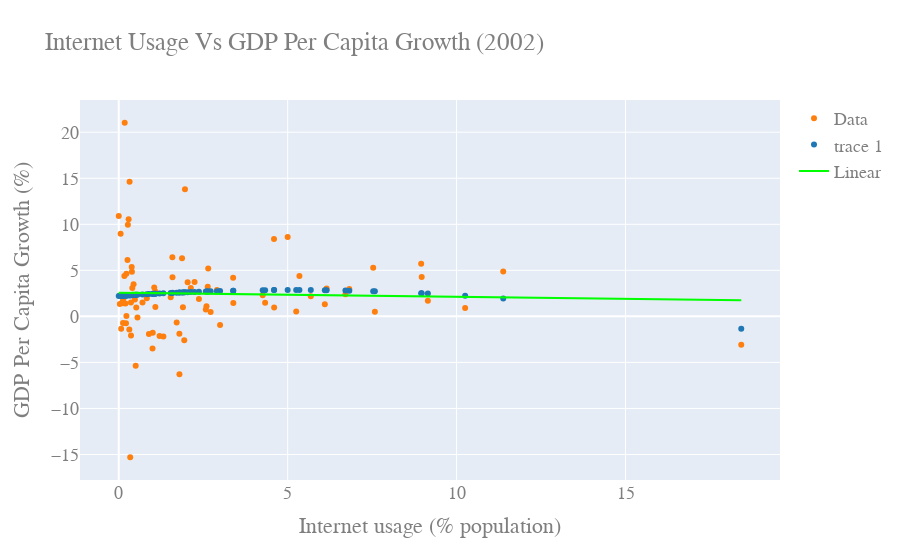

Notebook code cell kept with this figure:
### Code cell
slopeGDP_PC_G02, interceptGDP_PC_G02, r_valueGDP_PC_G02, p_valueGDP_PC_G02, std_errGDP_PC_G02 = stats.linregress(IU02,GDP_PC_G02)
lineGDP_PC_G02 = slopeGDP_PC_G02*IU02+interceptGDP_PC_G02


#use 3rd order due to up curve at IU-0
#p1 = np.polyfit(IU02,GDP_PC_G02,3)

p8 = np.polyfit(IU02,GDP_PC_G02,2)

yfit8 = p8[0]*IU02**2+p8[1]*IU02**1+p8[2]



yresid8 = GDP_PC_G02 - yfit8

SSresid8 = sum(pow(yresid6,2))

SStotal8 = len(GDP_PC_G02)*statistics.variance(GDP_PC_G02)

rsq8 = 1 - SSresid6/SStotal6

y8resid = GDP_PC_G02 - lineGDP_PC_G02


SS8resid = sum(pow(y8resid,2))

SS8total = len(GDP_PC_G02)*statistics.variance(GDP_PC_G02)

rsq_8 = 1 - SS8resid/SS8total

print("R^2 value for linear fit: " +str(rsq_8))
#print("Model Coefficients: "+str(slopeGDP_PC_G02)+" , "+str(interceptGDP_PC_G02))
print("Model Coefficients: ["+str(slopeGDP_PC_G02)+","+str(interceptGDP_PC_G02)+"]")
print("Correlation coefficient: "+str(np.corrcoef(IU02,GDP_PC_G02)[0][1]))

print("R^2 value for fit: " +str(rsq8))
#print("Model Coefficients: ["+str(slopeGDP_PC_G02)+" , "+str(interceptGDP_PC_G02)+"]")
print("Model Coefficients: "+str(p8))
print("Correlation coefficient: "+str(np.corrcoef(IU02,GDP_PC_G02)[0][1]))





figGDP_PC_G02 = go.Figure()

figGDP_PC_G02.add_trace(go.Scatter(
    x= IU02,
    y= GDP_PC_G02,
    mode='markers',      # this sets its legend entry
    marker=go.Marker(color='rgb(255, 127, 14)'),
    name="Data",
    text=Country_Name,
    textposition="top center"
))

figGDP_PC_G02.add_trace(go.Scatter(
    x=IU02,
    #y=lineGDP_PC_G02,
    y=np.polyval(p8,IU02),
    mode='markers',
    marker=go.Marker(color='rgb(31, 119, 180)'),
    #name="y=" +str(1.02449924)+"x^2-"+str(34.18513794)+"x"+str(273.79980863)
))

figGDP_PC_G02.add_trace(go.Scatter(
    x=IU02,
    y=lineGDP_PC_G02,
    #y=np.polyval(p1,IU02),
    mode='lines',
    marker=go.Marker(color='rgb(0, 255, 0)'),
    name="Linear"
))

figGDP_PC_G02.update_layout(
    title="Internet Usage Vs GDP Per Capita Growth (2002)",
    xaxis_title="Internet usage (% population)",
    yaxis_title="GDP Per Capita Growth (%)",
    font=dict(
        family="Courier New, monospace",
        size=18,
        color="#7f7f7f"
    )
)

figGDP_PC_G02.show()

### Figure 1 — Plotly figure (JSON) as saved in the notebook; plotly's stock layout.template omitted (floating-point values rounded to 4 significant figures)
{"data": [{"marker": {"color": "rgb(255, 127, 14)"}, "mode": "markers", "name": "Data", "text": ["Albania", "Algeria", "Angola", "Armenia", "Azerbaijan", "Bangladesh", "Belarus", "Belize", "Benin", "Bosnia and Herzegovina", "Botswana", "Brazil", "Burkina Faso", "Burundi", "Cambodia", "Cameroon", "Central African Republic", "Chad", "China", "Colombia", "Comoros", "Dominica", "Dominican Republic", "Ecuador", "Egypt", "El Salvador", "Equatorial Guinea", "Ethiopia", "Fiji", "Gabon", "Gambia", "Georgia", "Ghana", "Guatemala", "Guinea", "Haiti", "Honduras", "India", "Indonesia", "Jamaica", "Kenya", "Kyrgyzstan", "Lesotho", "Liberia", "Madagascar", "Malawi", "Maldives", "Mali", "Mauritania", "Mauritius", "Mongolia", "Morocco", "Mozambique", "Myanmar", "Namibia", "Nepal", "Nicaragua", "Niger", "Pakistan", "Papua New Guinea", "Paraguay", "Peru", "Philippines", "Rwanda", "Samoa", "Sao Tome and Principe", "Senegal", "Sierra Leone", "Solomon Islands", "South Africa", "Sri Lanka", "Sudan", "Tajikistan", "Thailand", "Togo", "Tonga", "Tunisia", "Turkey", "Uganda", "Ukraine", "Uzbekistan", "Yemen", "Zambia"], "textposition": "top center", "type": "scatter", "x": [0.3901, 1.592, 0.2704, 1.96, 5.0, 0.1399, 8.951, 5.684, 0.7029, 2.648, 3.386, 9.149, 0.201, 0.1182, 0.227, 0.3609, 0.1285, 0.1661, 4.596, 4.6, 0.5549, 18.42, 6.824, 4.261, 2.72, 1.9, 0.3212, 0.0724, 6.153, 1.94, 1.797, 1.588, 0.8303, 3.392, 0.402, 0.8934, 2.597, 1.538, 2.134, 6.1, 1.208, 2.999, 1.084, 0.03271, 0.3397, 0.2151, 5.348, 0.227, 0.3632, 10.25, 2.04, 2.373, 0.2596, 0.0004265, 2.634, 0.313, 1.715, 0.1272, 2.577, 1.322, 1.795, 8.967, 4.332, 0.2928, 2.245, 7.581, 1.006, 0.1762, 0.5019, 6.71, 1.05, 0.4395, 0.05546, 7.531, 1, 2.907, 5.253, 11.38, 0.3841, 1.874, 1.082, 0.5188, 0.4778], "y": [4.854, 4.262, 9.944, 13.81, 8.625, 1.96, 5.716, 2.189, 1.508, 5.191, 4.205, 1.709, 1.395, 1.665, 4.62, 1.505, 1.433, 4.387, 8.402, 0.9507, -0.1171, -3.074, 2.982, 2.285, 0.4818, 0.9823, 14.61, -1.355, 3.031, -2.596, -6.294, 6.424, 1.974, 1.451, 3.095, -1.907, 1.099, 2.065, 3.091, 1.31, -2.144, -0.9309, 1.017, 1.334, -15.3, -0.7455, 4.395, 0.04169, -2.078, 0.9119, 3.718, 1.894, 6.132, 10.91, 3.212, -1.413, -0.6738, -0.707, 0.7594, -2.189, -1.892, 4.28, 1.49, 10.56, 3.744, 0.5077, -1.769, 21.03, -5.364, 2.398, 3.142, 3.498, 8.969, 5.271, -3.486, 2.86, 0.5286, 4.873, 5.37, 6.3, 2.709, 0.9749, 1.844]}, {"marker": {"color": "rgb(31, 119, 180)"}, "mode": "markers", "type": "scatter", "x": [0.3901, 1.592, 0.2704, 1.96, 5.0, 0.1399, 8.951, 5.684, 0.7029, 2.648, 3.386, 9.149, 0.201, 0.1182, 0.227, 0.3609, 0.1285, 0.1661, 4.596, 4.6, 0.5549, 18.42, 6.824, 4.261, 2.72, 1.9, 0.3212, 0.0724, 6.153, 1.94, 1.797, 1.588, 0.8303, 3.392, 0.402, 0.8934, 2.597, 1.538, 2.134, 6.1, 1.208, 2.999, 1.084, 0.03271, 0.3397, 0.2151, 5.348, 0.227, 0.3632, 10.25, 2.04, 2.373, 0.2596, 0.0004265, 2.634, 0.313, 1.715, 0.1272, 2.577, 1.322, 1.795, 8.967, 4.332, 0.2928, 2.245, 7.581, 1.006, 0.1762, 0.5019, 6.71, 1.05, 0.4395, 0.05546, 7.531, 1, 2.907, 5.253, 11.38, 0.3841, 1.874, 1.082, 0.5188, 0.4778], "y": [2.312, 2.552, 2.285, 2.612, 2.858, 2.254, 2.519, 2.853, 2.381, 2.707, 2.783, 2.482, 2.268, 2.248, 2.274, 2.306, 2.251, 2.26, 2.851, 2.851, 2.349, -1.331, 2.794, 2.839, 2.715, 2.603, 2.296, 2.237, 2.836, 2.609, 2.587, 2.552, 2.408, 2.783, 2.315, 2.421, 2.7, 2.543, 2.638, 2.839, 2.483, 2.746, 2.459, 2.228, 2.301, 2.272, 2.859, 2.274, 2.306, 2.244, 2.624, 2.672, 2.282, 2.22, 2.705, 2.295, 2.573, 2.251, 2.698, 2.504, 2.586, 2.516, 2.842, 2.29, 2.654, 2.721, 2.444, 2.262, 2.338, 2.803, 2.453, 2.324, 2.233, 2.727, 2.443, 2.736, 2.859, 1.94, 2.311, 2.599, 2.459, 2.341, 2.332]}, {"marker": {"color": "rgb(0, 255, 0)"}, "mode": "lines", "name": "Linear", "type": "scatter", "x": [0.3901, 1.592, 0.2704, 1.96, 5.0, 0.1399, 8.951, 5.684, 0.7029, 2.648, 3.386, 9.149, 0.201, 0.1182, 0.227, 0.3609, 0.1285, 0.1661, 4.596, 4.6, 0.5549, 18.42, 6.824, 4.261, 2.72, 1.9, 0.3212, 0.0724, 6.153, 1.94, 1.797, 1.588, 0.8303, 3.392, 0.402, 0.8934, 2.597, 1.538, 2.134, 6.1, 1.208, 2.999, 1.084, 0.03271, 0.3397, 0.2151, 5.348, 0.227, 0.3632, 10.25, 2.04, 2.373, 0.2596, 0.0004265, 2.634, 0.313, 1.715, 0.1272, 2.577, 1.322, 1.795, 8.967, 4.332, 0.2928, 2.245, 7.581, 1.006, 0.1762, 0.5019, 6.71, 1.05, 0.4395, 0.05546, 7.531, 1, 2.907, 5.253, 11.38, 0.3841, 1.874, 1.082, 0.5188, 0.4778], "y": [2.554, 2.501, 2.559, 2.485, 2.352, 2.565, 2.178, 2.322, 2.54, 2.455, 2.423, 2.169, 2.562, 2.566, 2.561, 2.555, 2.566, 2.564, 2.369, 2.369, 2.547, 1.762, 2.272, 2.384, 2.452, 2.488, 2.557, 2.568, 2.301, 2.486, 2.492, 2.502, 2.535, 2.422, 2.554, 2.532, 2.457, 2.504, 2.478, 2.303, 2.518, 2.44, 2.524, 2.57, 2.556, 2.562, 2.336, 2.561, 2.555, 2.121, 2.482, 2.467, 2.56, 2.571, 2.456, 2.558, 2.496, 2.566, 2.458, 2.513, 2.492, 2.177, 2.381, 2.558, 2.473, 2.238, 2.527, 2.564, 2.549, 2.276, 2.525, 2.552, 2.569, 2.24, 2.527, 2.444, 2.341, 2.071, 2.554, 2.489, 2.524, 2.548, 2.55]}], "layout": {"font": {"color": "#7f7f7f", "family": "Courier New, monospace", "size": 18}, "title": {"text": "Internet Usage Vs GDP Per Capita Growth (2002)"}, "xaxis": {"title": {"text": "Internet usage (% population)"}}, "yaxis": {"title": {"text": "GDP Per Capita Growth (%)"}}}}
